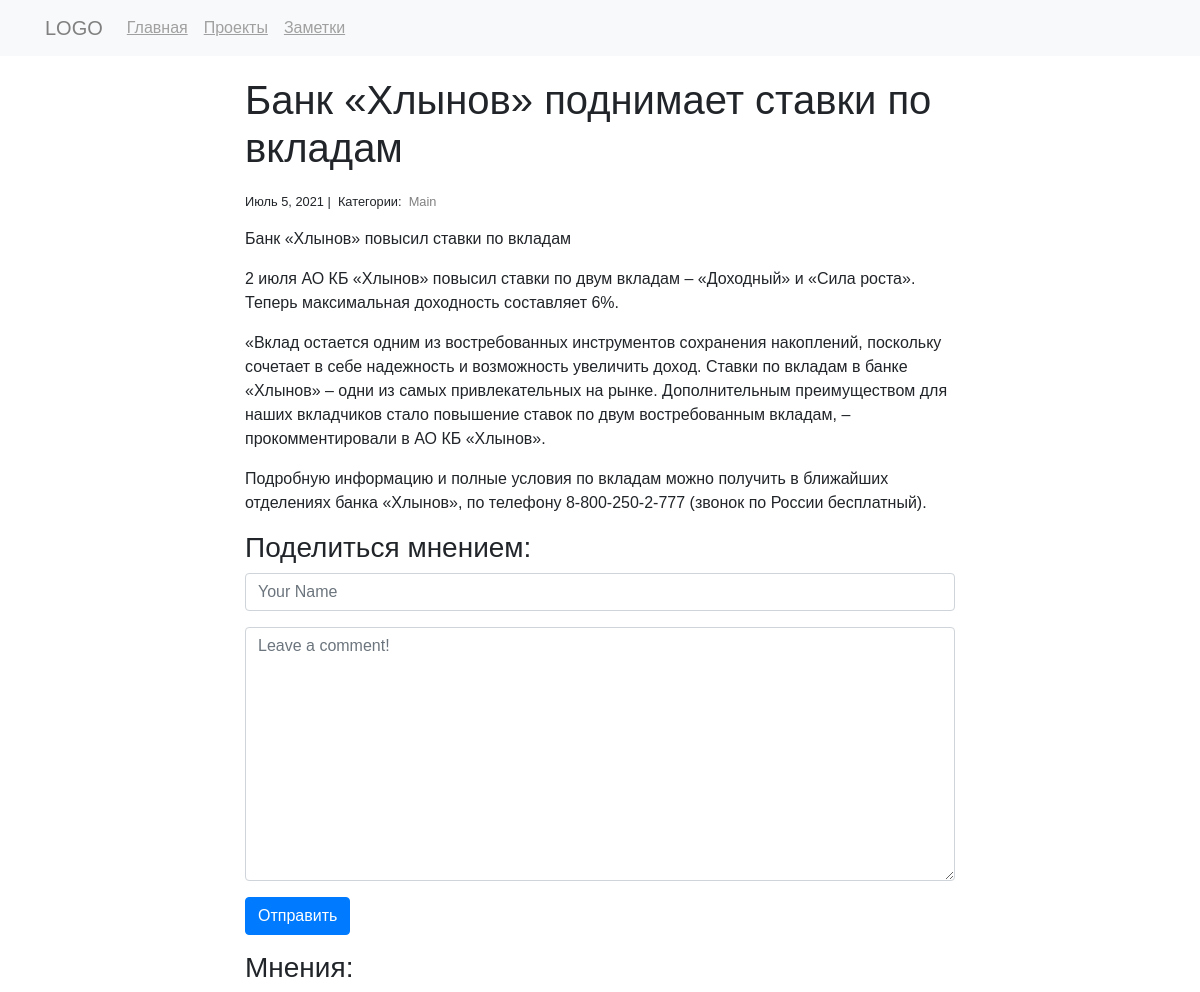
Before: /blog/1/ with the older database file.
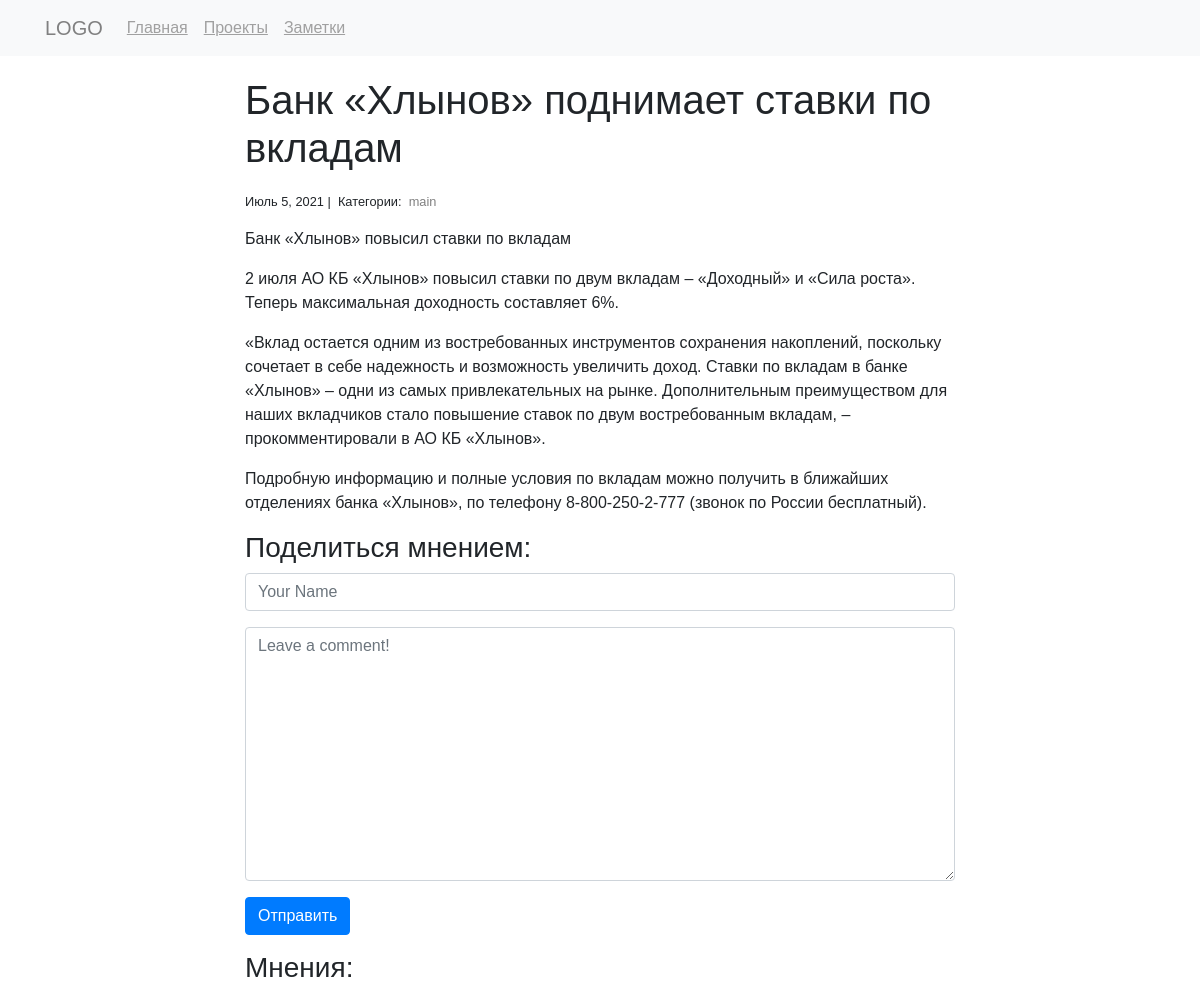
After: the same page with the newer database file.
### blog/models.py (models this page shows)
class Category(models.Model):
    name = models.CharField(max_length=20)

### blog/views.py (the view, shortened to what this page needs)
# urls.py: path("<int:pk>/", views.blog_detail, name="blog_detail"),
def blog_detail(request, pk):
    post = Post.objects.get(pk=pk)
    comments = Comment.objects.filter(post=post)
    form = CommentForm()
    context = {"post": post, "comments": comments, "form": form}
    return render(request, "blog_detail.html", context)

### blog/forms.py
class CommentForm(forms.Form):
    author = forms.CharField(
        max_length=60,
        widget=forms.TextInput(
            attrs={"class": "form-control", "placeholder": "Your Name"}
        ),
    )
    body = forms.CharField(
        widget=forms.Textarea(
            attrs={"class": "form-control", "placeholder": "Leave a comment!"}
        )
    )

### blog/templates/blog_detail.html (shortened to what this page needs)
{% extends "base.html" %}
{% block page_content %}
<div class="col-md-8 offset-md-2">
    <h1 class="main-header">{{ post.title }}</h1>
    <small>
        {{ post.created_on.date }} |&nbsp;
        Категории:&nbsp;
        {% for category in post.categories.all %}
        <a href="{% url 'blog_category' category.name %}">
            {{ category.name }}
        </a>&nbsp;
        {% endfor %}
    </small>
    <p>{{ post.body | linebreaks }}</p>
    <h3>Поделиться мнением:</h3>
    <form action="/blog/{{ post.pk }}/" method="post">
        <div class="form-group">
            {{ form.author }}
        </div>
        <div class="form-group">
            {{ form.body }}
        </div>
        <button type="submit" class="btn btn-primary">Отправить</button>
    </form>
    <h3>Мнения:</h3>
</div>
{% endblock %}

Changed rows visible on the page:
changed Category: name "Main" → "main"
